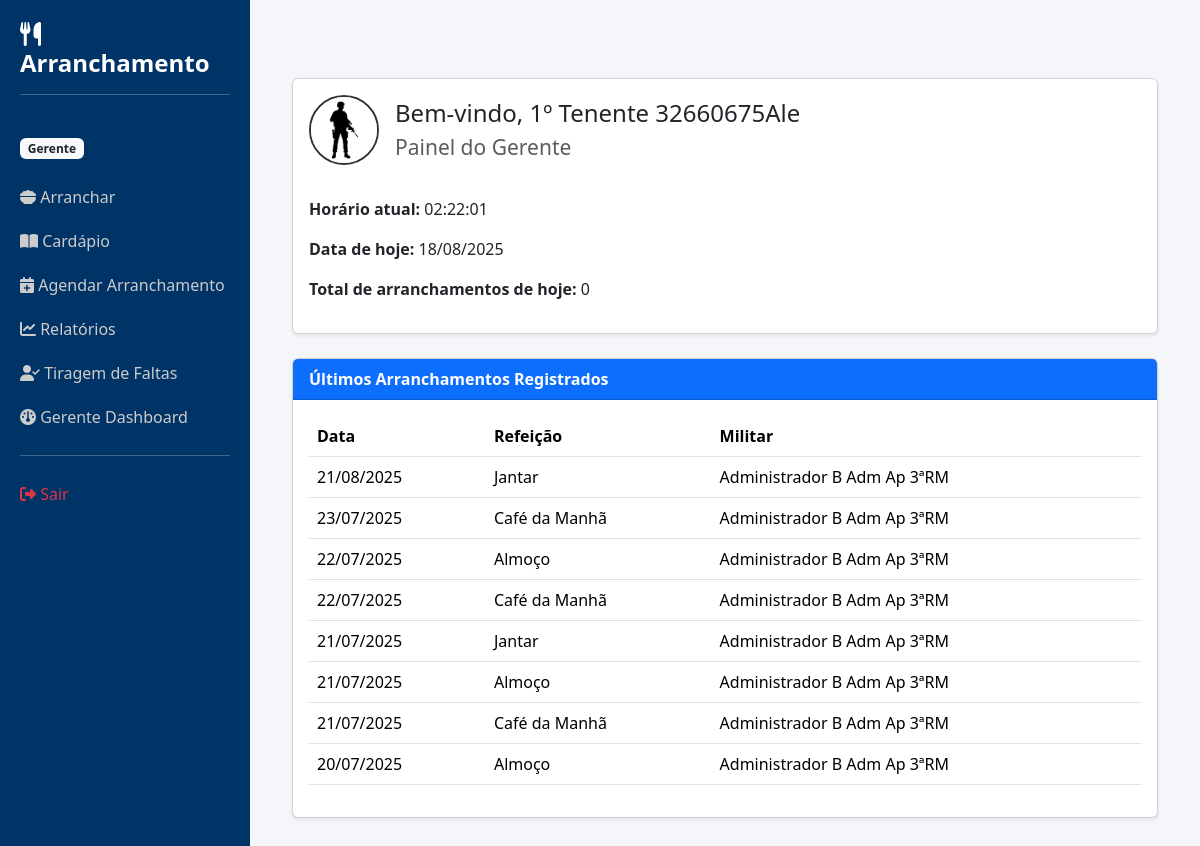
The app's page /views/gerente_dashboard.php (signed in) with its own data.
### tables this page shows
CREATE TABLE `users` (
  `id` int NOT NULL AUTO_INCREMENT,
  `nome` varchar(255) NOT NULL,
  `nome_guerra` varchar(100) DEFAULT NULL,
  `email` varchar(255) NOT NULL,
  `senha` varchar(255) NOT NULL,
  `created_at` timestamp NULL DEFAULT CURRENT_TIMESTAMP,
  `posto` varchar(50) DEFAULT NULL,
  `tipo` enum('admin','gerente','usuario') NOT NULL DEFAULT 'usuario',
  `om` varchar(100) DEFAULT NULL,
  `id_militar` varchar(50) DEFAULT NULL,
  PRIMARY KEY (`id`),
  UNIQUE KEY `email` (`email`),
  UNIQUE KEY `email_2` (`email`),
  UNIQUE KEY `nome` (`nome`),
  UNIQUE KEY `unq_nome` (`nome`),
  UNIQUE KEY `unq_email` (`email`),
  UNIQUE KEY `unq_guerra_posto` (`nome_guerra`,`posto`)
);

CREATE TABLE `arranchamento` (
  `id` int NOT NULL AUTO_INCREMENT,
  `data` date NOT NULL,
  `refeicao` varchar(255) DEFAULT NULL,
  `user_id` int DEFAULT NULL,
  `presente` tinyint(1) DEFAULT '0',
  `faltou` tinyint(1) DEFAULT '0',
  `status` enum('ativo','cancelado') DEFAULT 'ativo',
  PRIMARY KEY (`id`),
  KEY `arranchamento_ibfk_1` (`user_id`),
  CONSTRAINT `arranchamento_ibfk_1` FOREIGN KEY (`user_id`) REFERENCES `users` (`id`) ON DELETE CASCADE
);

### views/gerente_dashboard.php (the view, shortened to what this page needs)
<?php
include '../controller/db.php';
include '../includes/header.php';
$usuarioId = $_SESSION['user_id'];
$sqlUsuario = "SELECT nome, posto, nome_guerra FROM users WHERE id = :user_id";
$stmt = $pdo->prepare($sqlUsuario);
$stmt->bindParam(':user_id', $usuarioId);
$stmt->execute();
$usuario = $stmt->fetch(PDO::FETCH_ASSOC);
$dataHoje = date("Y-m-d");
$sqlTotalHoje = "SELECT COUNT(*) FROM arranchamento WHERE data = :hoje";
$stmtTotal = $pdo->prepare($sqlTotalHoje);
$stmtTotal->bindParam(':hoje', $dataHoje);
$stmtTotal->execute();
$totalHoje = $stmtTotal->fetchColumn();
?>
<!DOCTYPE html>
<html lang="pt-br">
<head>
    <link href="https://cdn.jsdelivr.net/npm/bootstrap@5.3.3/dist/css/bootstrap.min.css" rel="stylesheet">
</head>
<body>
<div class="container mt-5">
    <div class="card mb-4 shadow-sm">
        <div class="card-body">
            <h4 class="d-flex align-items-center">
                <img src="../img/soldado01.avif" alt="soldado" class="me-3 soldado-img">
                <div>
                    <h4 class="mb-1">
                        Bem-vindo, <?= htmlspecialchars($usuario['posto']) . ' ' . htmlspecialchars($usuario['nome_guerra']) ?>
                    </h4>
                    <small class="text-muted">Painel do Gerente</small>
                </div>
            </h4><br>
            <p><strong>Horário atual:</strong> <span id="horaAtual"></span></p>
            <p><strong>Data de hoje:</strong> <?= date("d/m/Y") ?></p>
            <p><strong>Total de arranchamentos de hoje:</strong> <?= $totalHoje ?></p>
        </div>
    </div>
    <div class="card shadow-sm">
        <div class="card-header bg-primary text-white">
            <strong>Últimos Arranchamentos Registrados</strong>
        </div>
        <div class="card-body">
            <table class="table table-hover">
                <thead>
                <tr>
                    <th>Data</th>
                    <th>Refeição</th>
                    <th>Militar</th>
                </tr>
                </thead>
                <tbody>
                <?php
                $sqlArranchamentos = "SELECT a.data, a.refeicao, u.nome
                                      FROM arranchamento a
                                      JOIN users u ON a.user_id = u.id
                                      ORDER BY a.data DESC, a.id DESC
                                      LIMIT 10";
                $stmt = $pdo->query($sqlArranchamentos);
                while ($row = $stmt->fetch(PDO::FETCH_ASSOC)): ?>
                    <tr>
                        <td><?= date("d/m/Y", strtotime($row['data'])) ?></td>
                        <td><?= htmlspecialchars($row['refeicao']) ?></td>
                        <td><?= htmlspecialchars($row['nome']) ?></td>
                    </tr>
                <?php endwhile; ?>
                </tbody>
            </table>
        </div>
    </div>
</div>
</body>
</html>

### includes/header.php (shortened to what this page needs)
<?php
$tipo = $_SESSION['tipo'];
?>
<!DOCTYPE html>
<html lang="pt-br">
<head>
    <link href="https://cdn.jsdelivr.net/npm/bootstrap@5.3.3/dist/css/bootstrap.min.css" rel="stylesheet">
    <link href="https://cdnjs.cloudflare.com/ajax/libs/font-awesome/6.5.0/css/all.min.css" rel="stylesheet">
    <link href="../css/header.css" rel="stylesheet">
</head>
<body>
<div class="sidebar">
    <h4><i class="fa-solid fa-utensils"></i> Arranchamento</h4>
    <hr>
    <p><strong><?= $_SESSION['posto'] ?? '' ?> <?= $_SESSION['nome'] ?? '' ?></strong><br>
    <span class="badge bg-light text-dark"><?= ucfirst($tipo) ?></span></p>
    <a href="arranchar.php"><i class="fa-solid fa-bowl-food"></i> Arranchar</a>
    <a href="cardapio.php"><i class="fa-solid fa-book-open"></i> Cardápio</a>
    <?php if ($tipo == 'admin' || $tipo == 'gerente'): ?>
        <a href="agendar_arranchamento.php"><i class="fa-solid fa-calendar-plus"></i> Agendar Arranchamento</a>
        <a href="relatorio_arranchamento.php"><i class="fa-solid fa-chart-line"></i> Relatórios</a>
        <a href="tiragem_faltas.php"><i class="fa-solid fa-user-check"></i> Tiragem de Faltas</a>
    <?php endif; ?>
    <?php if ($tipo == 'admin'): ?>
        <a href="cadastro_perfil.php"><i class="fa-solid fa-user-plus"></i> Cadastro</a>
        <a href="admin_dashboard.php"><i class="fa-solid fa-gauge"></i> Admin Dashboard</a>
    <?php elseif ($tipo == 'gerente'): ?>
        <a href="gerente_dashboard.php"><i class="fa-solid fa-gauge"></i> Gerente Dashboard</a>
    <?php endif; ?>
    <hr>
    <a href="../logout.php" class="text-danger"><i class="fa-solid fa-right-from-bracket"></i> Sair</a>
</div>
<div class="content">

### css/header.css (style rules this page uses)
body { display: flex; margin: 0; min-height: 100vh; }
.sidebar { width: 250px; background-color: #003366; color: white; padding: 20px; }
.sidebar h4 { color: #fff; font-weight: bold; }
.sidebar a { color: #ccc; display: block; padding: 10px 0; text-decoration: none; }
.content { flex: 1; padding: 30px; background-color: #f4f6f9; }

### views/gerente_dashboard.php (style rules this page uses)
.soldado-img { width: 70px; height: 70px; object-fit: cover; border-radius: 50%; border: 2px solid #333; }

### records on screen
users: posto "1º Tenente", nome_guerra "32660675Ale"
arranchamento: data "21/08/2025", refeicao "Jantar", user.nome "Administrador B Adm Ap 3ªRM"
arranchamento: data "23/07/2025", refeicao "Café da Manhã", user.nome "Administrador B Adm Ap 3ªRM"
arranchamento: data "22/07/2025", refeicao "Almoço", user.nome "Administrador B Adm Ap 3ªRM"
arranchamento: data "22/07/2025", refeicao "Café da Manhã", user.nome "Administrador B Adm Ap 3ªRM"
arranchamento: data "21/07/2025", refeicao "Jantar", user.nome "Administrador B Adm Ap 3ªRM"
arranchamento: data "21/07/2025", refeicao "Almoço", user.nome "Administrador B Adm Ap 3ªRM"
arranchamento: data "21/07/2025", refeicao "Café da Manhã", user.nome "Administrador B Adm Ap 3ªRM"
arranchamento: data "20/07/2025", refeicao "Almoço", user.nome "Administrador B Adm Ap 3ªRM"

### other values on screen
$tipo "Gerente"
$totalHoje "0"
